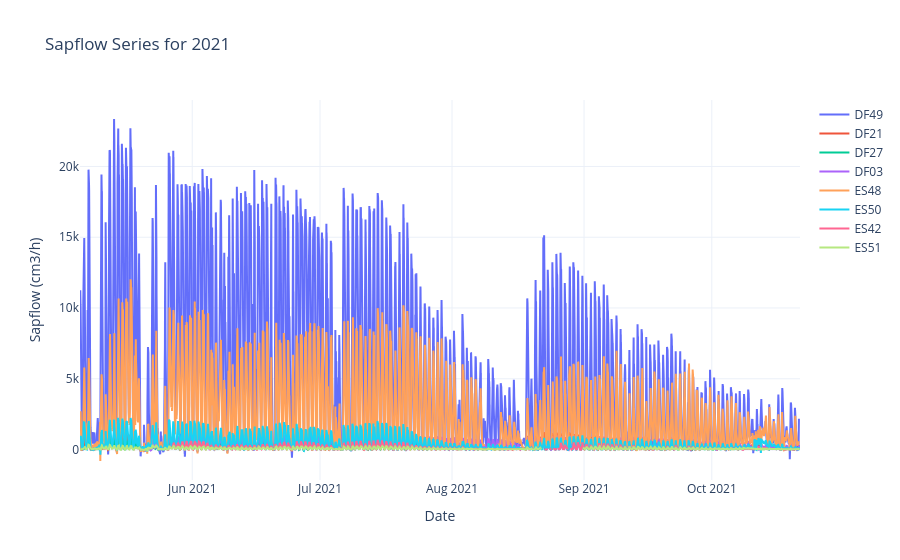
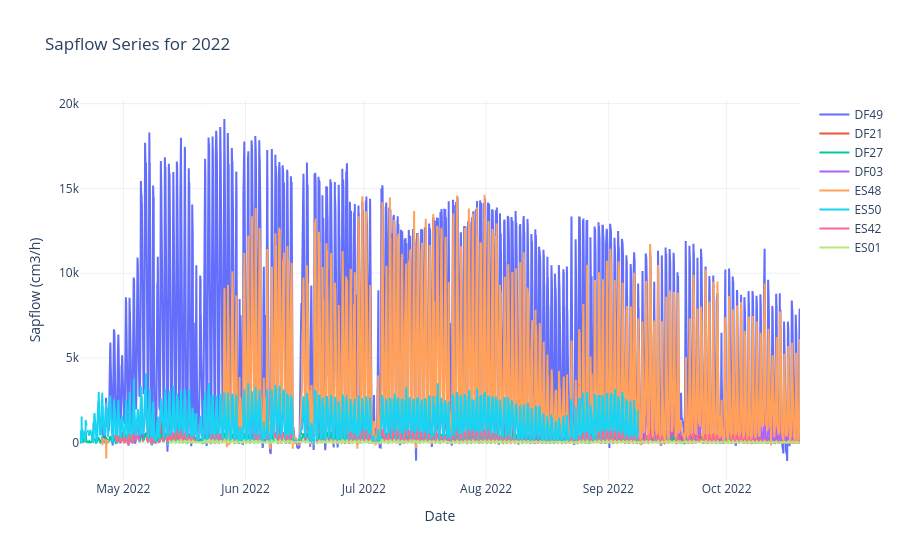

Notebook source saved alongside these figures, in order:
### Code cell
# plot all tree sf for each year
years = ['2021','2022']

for year in years:
    fig = go.Figure()
    for data in trees_data.values():
        # Only include trees from the current year and with valid SF data
        if data['year'] == year and data['SF'] is not None and not data['SF'].empty:
            fig.add_trace(go.Scatter(
                x=data['SF'].index,
                y=data['SF']['SF_incomplete'],  
                mode='lines',
                name=data['tree']
            ))

# Customize the layout
    fig.update_layout(
        title=f'Sapflow Series for {year}',
        xaxis_title='Date',
        yaxis_title='Sapflow (cm3/h)',
        template='plotly_white',
    )
    fig.show()

### Figure 1 — Plotly figure (JSON) as saved in the notebook; plotly's stock layout.template omitted (floating-point values rounded to 4 significant figures; data arrays with more than 128 entries replaced by an {"elided": "..."} marker saying what was removed)
{"data": [{"mode": "lines", "name": "DF49", "type": "scatter", "x": {"elided": "8104 str values"}, "y": {"elided": "8104 float values"}}, {"mode": "lines", "name": "DF21", "type": "scatter", "x": {"elided": "8102 str values"}, "y": {"elided": "8102 float values"}}, {"mode": "lines", "name": "DF27", "type": "scatter", "x": {"elided": "8112 str values"}, "y": {"elided": "8112 float values"}}, {"mode": "lines", "name": "DF03", "type": "scatter", "x": {"elided": "7353 str values"}, "y": {"elided": "7353 float values"}}, {"mode": "lines", "name": "ES48", "type": "scatter", "x": {"elided": "8095 str values"}, "y": {"elided": "8095 float values"}}, {"mode": "lines", "name": "ES50", "type": "scatter", "x": {"elided": "8098 str values"}, "y": {"elided": "8098 float values"}}, {"mode": "lines", "name": "ES42", "type": "scatter", "x": {"elided": "7035 str values"}, "y": {"elided": "7035 float values"}}, {"mode": "lines", "name": "ES51", "type": "scatter", "x": {"elided": "8110 str values"}, "y": {"elided": "8110 float values"}}], "layout": {"title": {"text": "Sapflow Series for 2021"}, "xaxis": {"title": {"text": "Date"}}, "yaxis": {"title": {"text": "Sapflow (cm3/h)"}}}}

### Figure 2 — Plotly figure (JSON) as saved in the notebook; plotly's stock layout.template omitted (floating-point values rounded to 4 significant figures; data arrays with more than 128 entries replaced by an {"elided": "..."} marker saying what was removed)
{"data": [{"mode": "lines", "name": "DF49", "type": "scatter", "x": {"elided": "8497 str values"}, "y": {"elided": "8497 float values"}}, {"mode": "lines", "name": "DF21", "type": "scatter", "x": {"elided": "8751 str values"}, "y": {"elided": "8751 float values"}}, {"mode": "lines", "name": "DF27", "type": "scatter", "x": {"elided": "8759 str values"}, "y": {"elided": "8759 float values"}}, {"mode": "lines", "name": "DF03", "type": "scatter", "x": {"elided": "8116 str values"}, "y": {"elided": "8116 float values"}}, {"mode": "lines", "name": "ES48", "type": "scatter", "x": {"elided": "8499 str values"}, "y": {"elided": "8499 float values"}}, {"mode": "lines", "name": "ES50", "type": "scatter", "x": {"elided": "6793 str values"}, "y": {"elided": "6793 float values"}}, {"mode": "lines", "name": "ES42", "type": "scatter", "x": {"elided": "8332 str values"}, "y": {"elided": "8332 float values"}}, {"mode": "lines", "name": "ES01", "type": "scatter", "x": {"elided": "7679 str values"}, "y": {"elided": "7679 float values"}}], "layout": {"title": {"text": "Sapflow Series for 2022"}, "xaxis": {"title": {"text": "Date"}}, "yaxis": {"title": {"text": "Sapflow (cm3/h)"}}}}
